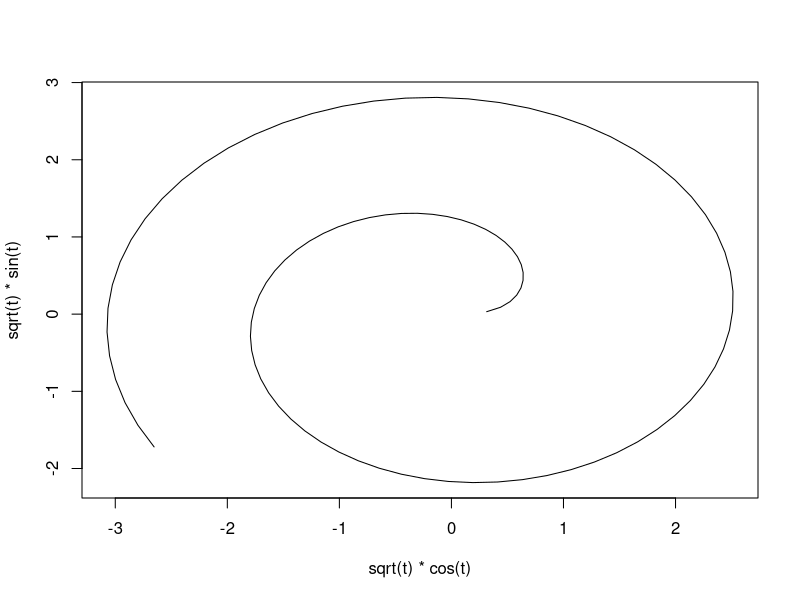
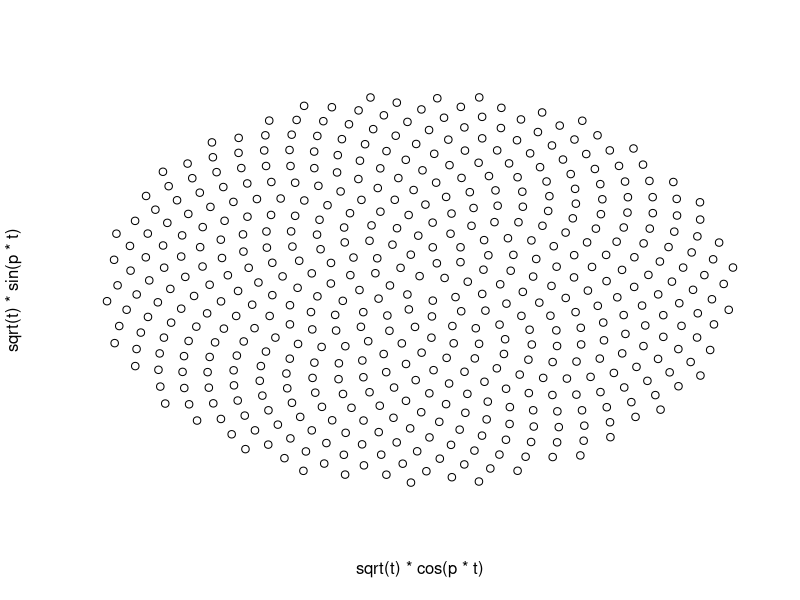

Write the R code that produced these figures, in order.
#http://www.mathrecreation.com/2015/08/simple-fun-with-r.html

#example 2a an Archemedian spiral
t <- 1:100
t <- t/10
plot(sqrt(t)*cos(t), sqrt(t)*sin(t), type="l")

#example 2b phyllotaxis spiral
t <- 1:500
p <- (1 + sqrt(5))*pi
plot(sqrt(t)*cos(p*t), sqrt(t)*sin(p*t), type="p", axes=FALSE)